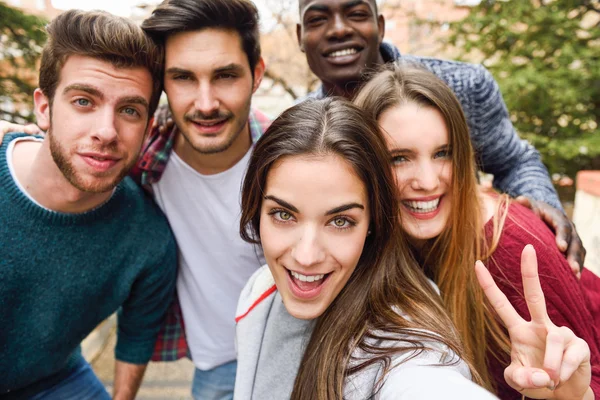
#> input picture opencv/arkadaslar_1.jpg, 600 x 400 px
$ jupyter execute image_proccessing_2.ipynb
#> lines starting #> are read from the running program, lines starting #| are printed output that depends on the picture; after the words box and inside, x2 and y2 are one past the last pixel; in counts of white or black regions, pixels touching at a corner belong together
[cell 1]
import cv2
import numpy as np #pixellerden oluşan resimlerde matrix,array işlemlerini yönetmek için

[cell 2]
image=cv2.imread("arkadaslar_1.jpg")
#> image is the input picture: shape (400, 600, 3); mean B, G, R 105.1, 116.7, 139
if image is None:
 print("Gorsel Yuklenmedi!!")
    # Maskeleme ve Segmentasyon
#Maskeleme işlemi yaparken hsv formatına çevirmeliyiz #renk tabanlı eşikleme
hsv=cv2.cvtColor(image,cv2.COLOR_BGR2HSV)
#> hsv: shape (400, 600, 3); mean H, S, V 50.7, 105.5, 146.6
lower_skin=np.array([0, 30, 60])
upper_skin=np.array([20, 150, 255])
mask= cv2.inRange(hsv,lower_skin,upper_skin)
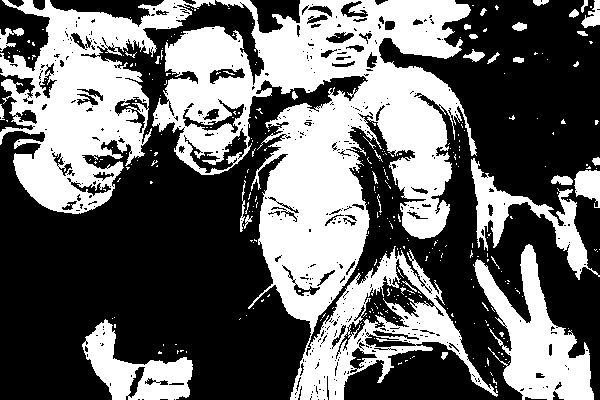
#> mask: shape (400, 600); 40.7% white; 330 white regions (296 under 20 px)
cv2.imshow("Maskeleme ", mask)
cv2.waitKey(0)
cv2.destroyAllWindows()

segmented=cv2.bitwise_and(image,image,mask=mask)# segmentasyon bazı renkleri içeren alanları ayıklar
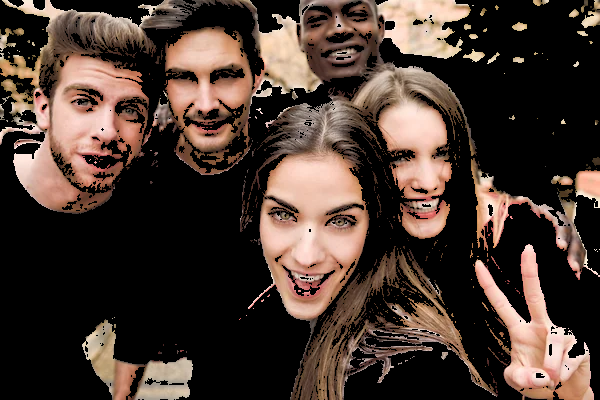
#> segmented: shape (400, 600, 3); mean B, G, R 49, 57.1, 73
cv2.imshow("segmente eder", segmented)
cv2.waitKey(0)
cv2.destroyAllWindows()

#Kontur
kontur,_=cv2.findContours(mask,cv2.RETR_TREE,cv2.CHAIN_APPROX_SIMPLE)
#> kontur = 1033 contours, 903 with area under 20; largest, box (x1, y1, x2, y2) and area: (152, 0, 498, 400) 64063, (0, 0, 216, 214) 21258, (473, 244, 594, 400) 7650, (82, 319, 193, 400) 4185, (471, 158, 600, 280) 3341
#RETR_TREE iç içe geçenleri yakalar
#CHAIN_APPROX_SIMPLE konturleri sadeleştirir

kontur_image = image.copy()
cv2.drawContours(kontur_image, kontur, -1, (78, 226, 9), 2)
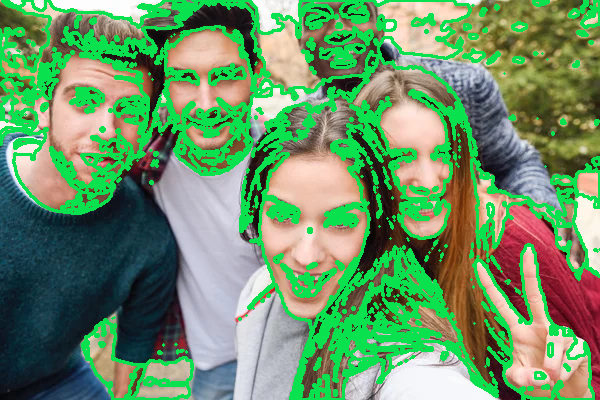
#> kontur_image: shape (400, 600, 3); mean B, G, R 103.6, 146.7, 108.2
cv2.imshow("Kontur",kontur_image)
cv2.waitKey(0)
cv2.destroyAllWindows()

[cell 3]
#Yüz Algılama
# Hazır Haarcascade modelini yükleme
face_cascade = cv2.CascadeClassifier(cv2.data.haarcascades + 'haarcascade_frontalface_default.xml')

#Haar Cascade renkli görüntülerde iyi çalışmaz. O yüzden, görüntüyü gri tonlamaya çevirmeliyiz.
gri = cv2.cvtColor(image, cv2.COLOR_BGR2GRAY)  # Gri tonlamaya çevir
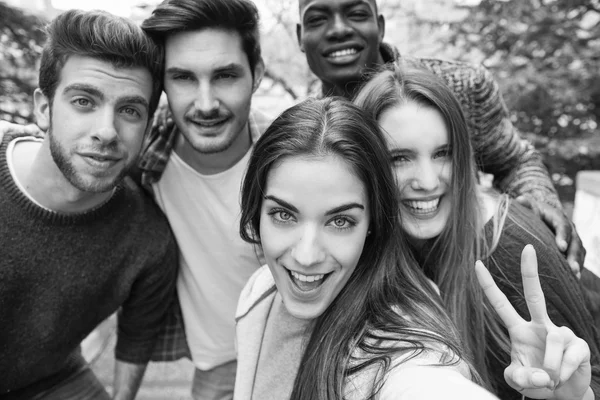
#> gri: shape (400, 600); min 2, max 255, mean 122
faces = face_cascade.detectMultiScale(gri, 1.1, 4)
#> faces = [[370, 117, 103, 103], [146, 32, 122, 122], [40, 53, 134, 134], [238, 161, 148, 148]]
#1.1: Yüzleri ölçeklendirme faktörü. Küçük yüzleri de yakalayabilmek için 1.1 önerilir.
#4: En az 4 dikdörtgenin eşleşmesi gerektiğini belirtir.

face_image = image.copy()
for (x, y, w, h) in faces:
    cv2.rectangle(face_image, (x, y), (x + w, y + h), (8, 114, 219), 2)
#> this loop made 4 passes
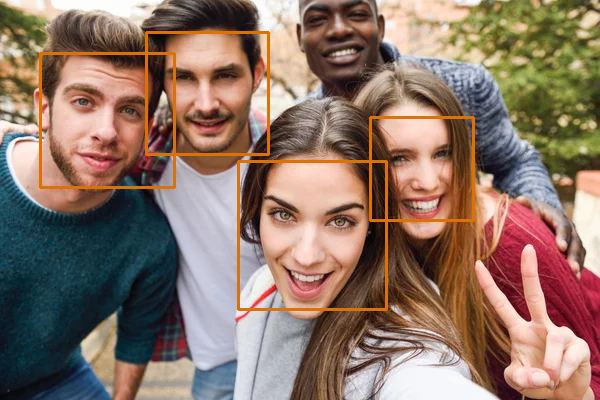
#> face_image: shape (400, 600, 3); 2.51% of pixels changed, all inside (x1, y1, x2, y2) = (39, 31, 475, 311)
cv2.imshow("Yuz Tespiti",face_image)
cv2.waitKey(0)
cv2.destroyAllWindows()
